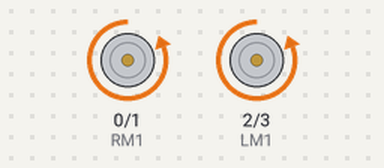
This sketch was run on a simulated Arduino Uno, built with avr-gcc and run on an emulated ATmega328P. On the bench: motor-driver pin pairs drawn as motors (green arrow = first pin HIGH = forward, orange = second pin HIGH = backward, longer = more drive).

Above: at 0.2 s.
Timing chart, 0 to 5.8 s (numbered marks = the images above):
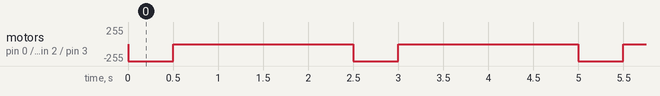

The sketch:

Motor_testing_for_time_delay.ino
```cpp
int RM1=0;
int RM2=1;
int LM1=2;
int LM2=3;

void setup()
{

  pinMode(RM1, OUTPUT);
  pinMode(RM2, OUTPUT);
  pinMode(LM1, OUTPUT);
  pinMode(LM2, OUTPUT);
}
void loop()
{digitalWrite(LM1, LOW);
digitalWrite(LM2, HIGH);
digitalWrite(RM1, LOW);
digitalWrite(RM2, HIGH);
delay(500);
digitalWrite(LM1, LOW);
digitalWrite(LM2, LOW);
digitalWrite(RM1, LOW);
digitalWrite(RM2, LOW);
delay(2000);
}
```

Measured:
- by itself, motor on pin 0 (RM1) / pin 1 (RM2), motor on pin 2 (LM1) / pin 3 (LM2): alternates backward 255/255 for 0.50 s and stopped for 2.0 s
